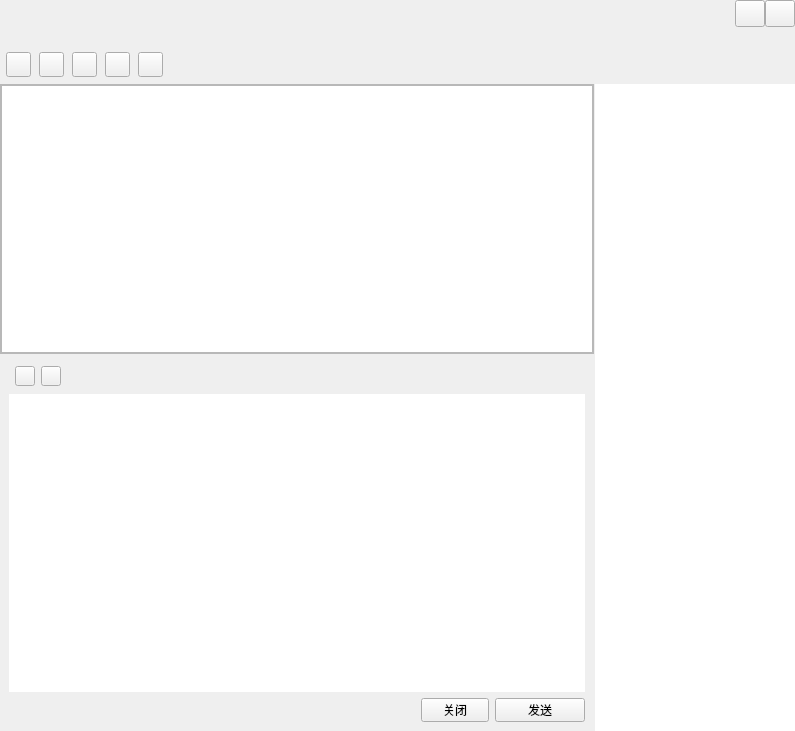
<?xml version="1.0" encoding="UTF-8"?>
<ui version="4.0">
 <class>ChatWindow</class>
 <widget class="QWidget" name="ChatWindow">
  <property name="geometry">
   <rect>
    <x>0</x>
    <y>0</y>
    <width>795</width>
    <height>731</height>
   </rect>
  </property>
  <property name="windowTitle">
   <string>TalkWindow</string>
  </property>
  <layout class="QVBoxLayout" name="verticalLayout_6">
   <property name="spacing">
    <number>0</number>
   </property>
   <property name="leftMargin">
    <number>0</number>
   </property>
   <property name="topMargin">
    <number>0</number>
   </property>
   <property name="rightMargin">
    <number>0</number>
   </property>
   <property name="bottomMargin">
    <number>0</number>
   </property>
   <item>
    <widget class="QWidget" name="titleWidget" native="true">
     <property name="sizePolicy">
      <sizepolicy hsizetype="Expanding" vsizetype="Fixed">
       <horstretch>0</horstretch>
       <verstretch>0</verstretch>
      </sizepolicy>
     </property>
     <property name="minimumSize">
      <size>
       <width>0</width>
       <height>84</height>
      </size>
     </property>
     <property name="maximumSize">
      <size>
       <width>16777215</width>
       <height>84</height>
      </size>
     </property>
     <property name="bottomskin" stdset="0">
      <bool>true</bool>
     </property>
     <layout class="QVBoxLayout" name="verticalLayout">
      <property name="spacing">
       <number>0</number>
      </property>
      <property name="leftMargin">
       <number>6</number>
      </property>
      <property name="topMargin">
       <number>0</number>
      </property>
      <property name="rightMargin">
       <number>0</number>
      </property>
      <property name="bottomMargin">
       <number>0</number>
      </property>
      <item>
       <layout class="QHBoxLayout" name="horizontalLayout">
        <property name="spacing">
         <number>0</number>
        </property>
        <item>
         <widget class="QLabel" name="nameLabel">
          <property name="sizePolicy">
           <sizepolicy hsizetype="Expanding" vsizetype="Fixed">
            <horstretch>0</horstretch>
            <verstretch>0</verstretch>
           </sizepolicy>
          </property>
          <property name="minimumSize">
           <size>
            <width>0</width>
            <height>27</height>
           </size>
          </property>
          <property name="maximumSize">
           <size>
            <width>16777215</width>
            <height>27</height>
           </size>
          </property>
          <property name="font">
           <font>
            <family>AcadEref</family>
            <pointsize>12</pointsize>
           </font>
          </property>
          <property name="text">
           <string/>
          </property>
         </widget>
        </item>
        <item>
         <widget class="QPushButton" name="sysmin">
          <property name="sizePolicy">
           <sizepolicy hsizetype="Fixed" vsizetype="Fixed">
            <horstretch>0</horstretch>
            <verstretch>0</verstretch>
           </sizepolicy>
          </property>
          <property name="minimumSize">
           <size>
            <width>30</width>
            <height>27</height>
           </size>
          </property>
          <property name="maximumSize">
           <size>
            <width>30</width>
            <height>27</height>
           </size>
          </property>
          <property name="focusPolicy">
           <enum>Qt::ClickFocus</enum>
          </property>
          <property name="statusTip">
           <string>最小化</string>
          </property>
          <property name="text">
           <string/>
          </property>
          <property name="iconSize">
           <size>
            <width>30</width>
            <height>30</height>
           </size>
          </property>
         </widget>
        </item>
        <item>
         <widget class="QPushButton" name="sysclose">
          <property name="sizePolicy">
           <sizepolicy hsizetype="Fixed" vsizetype="Fixed">
            <horstretch>0</horstretch>
            <verstretch>0</verstretch>
           </sizepolicy>
          </property>
          <property name="minimumSize">
           <size>
            <width>30</width>
            <height>27</height>
           </size>
          </property>
          <property name="maximumSize">
           <size>
            <width>30</width>
            <height>27</height>
           </size>
          </property>
          <property name="focusPolicy">
           <enum>Qt::ClickFocus</enum>
          </property>
          <property name="statusTip">
           <string>关闭</string>
          </property>
          <property name="text">
           <string/>
          </property>
          <property name="iconSize">
           <size>
            <width>30</width>
            <height>30</height>
           </size>
          </property>
         </widget>
        </item>
       </layout>
      </item>
      <item>
       <widget class="QLabel" name="signLabel">
        <property name="sizePolicy">
         <sizepolicy hsizetype="Expanding" vsizetype="Fixed">
          <horstretch>0</horstretch>
          <verstretch>0</verstretch>
         </sizepolicy>
        </property>
        <property name="maximumSize">
         <size>
          <width>16777215</width>
          <height>20</height>
         </size>
        </property>
        <property name="sizeIncrement">
         <size>
          <width>0</width>
          <height>20</height>
         </size>
        </property>
        <property name="font">
         <font>
          <family>AcadEref</family>
          <pointsize>10</pointsize>
         </font>
        </property>
        <property name="text">
         <string/>
        </property>
       </widget>
      </item>
      <item>
       <widget class="QWidget" name="funWidget" native="true">
        <property name="sizePolicy">
         <sizepolicy hsizetype="Expanding" vsizetype="Expanding">
          <horstretch>0</horstretch>
          <verstretch>0</verstretch>
         </sizepolicy>
        </property>
        <property name="minimumSize">
         <size>
          <width>0</width>
          <height>34</height>
         </size>
        </property>
        <property name="maximumSize">
         <size>
          <width>16777215</width>
          <height>600</height>
         </size>
        </property>
        <layout class="QHBoxLayout" name="horizontalLayout_2">
         <property name="spacing">
          <number>8</number>
         </property>
         <property name="leftMargin">
          <number>0</number>
         </property>
         <property name="topMargin">
          <number>0</number>
         </property>
         <property name="rightMargin">
          <number>6</number>
         </property>
         <property name="bottomMargin">
          <number>0</number>
         </property>
         <item>
          <widget class="QPushButton" name="addtoolbtn">
           <property name="sizePolicy">
            <sizepolicy hsizetype="Fixed" vsizetype="Fixed">
             <horstretch>0</horstretch>
             <verstretch>0</verstretch>
            </sizepolicy>
           </property>
           <property name="minimumSize">
            <size>
             <width>25</width>
             <height>25</height>
            </size>
           </property>
           <property name="maximumSize">
            <size>
             <width>25</width>
             <height>25</height>
            </size>
           </property>
           <property name="text">
            <string/>
           </property>
           <property name="hasborder" stdset="0">
            <bool>true</bool>
           </property>
          </widget>
         </item>
         <item>
          <widget class="QPushButton" name="addhumanBtn">
           <property name="sizePolicy">
            <sizepolicy hsizetype="Fixed" vsizetype="Fixed">
             <horstretch>0</horstretch>
             <verstretch>0</verstretch>
            </sizepolicy>
           </property>
           <property name="minimumSize">
            <size>
             <width>25</width>
             <height>25</height>
            </size>
           </property>
           <property name="maximumSize">
            <size>
             <width>25</width>
             <height>25</height>
            </size>
           </property>
           <property name="text">
            <string/>
           </property>
           <property name="hasborder" stdset="0">
            <bool>true</bool>
           </property>
          </widget>
         </item>
         <item>
          <widget class="QPushButton" name="appBtn">
           <property name="sizePolicy">
            <sizepolicy hsizetype="Fixed" vsizetype="Fixed">
             <horstretch>0</horstretch>
             <verstretch>0</verstretch>
            </sizepolicy>
           </property>
           <property name="minimumSize">
            <size>
             <width>25</width>
             <height>25</height>
            </size>
           </property>
           <property name="maximumSize">
            <size>
             <width>25</width>
             <height>25</height>
            </size>
           </property>
           <property name="text">
            <string/>
           </property>
           <property name="hasborder" stdset="0">
            <bool>true</bool>
           </property>
          </widget>
         </item>
         <item>
          <widget class="QPushButton" name="videoBtn">
           <property name="sizePolicy">
            <sizepolicy hsizetype="Fixed" vsizetype="Fixed">
             <horstretch>0</horstretch>
             <verstretch>0</verstretch>
            </sizepolicy>
           </property>
           <property name="minimumSize">
            <size>
             <width>25</width>
             <height>25</height>
            </size>
           </property>
           <property name="maximumSize">
            <size>
             <width>25</width>
             <height>25</height>
            </size>
           </property>
           <property name="text">
            <string/>
           </property>
           <property name="hasborder" stdset="0">
            <bool>true</bool>
           </property>
          </widget>
         </item>
         <item>
          <widget class="QPushButton" name="toolsetBtn">
           <property name="sizePolicy">
            <sizepolicy hsizetype="Fixed" vsizetype="Fixed">
             <horstretch>0</horstretch>
             <verstretch>0</verstretch>
            </sizepolicy>
           </property>
           <property name="minimumSize">
            <size>
             <width>25</width>
             <height>25</height>
            </size>
           </property>
           <property name="maximumSize">
            <size>
             <width>25</width>
             <height>25</height>
            </size>
           </property>
           <property name="text">
            <string/>
           </property>
           <property name="hasborder" stdset="0">
            <bool>true</bool>
           </property>
          </widget>
         </item>
         <item>
          <spacer name="horizontalSpacer">
           <property name="orientation">
            <enum>Qt::Horizontal</enum>
           </property>
           <property name="sizeHint" stdset="0">
            <size>
             <width>700</width>
             <height>20</height>
            </size>
           </property>
          </spacer>
         </item>
        </layout>
       </widget>
      </item>
     </layout>
    </widget>
   </item>
   <item>
    <widget class="QSplitter" name="splitter">
     <property name="orientation">
      <enum>Qt::Horizontal</enum>
     </property>
     <property name="handleWidth">
      <number>1</number>
     </property>
     <widget class="QSplitter" name="bodySplitter">
      <property name="lineWidth">
       <number>1</number>
      </property>
      <property name="orientation">
       <enum>Qt::Vertical</enum>
      </property>
      <property name="handleWidth">
       <number>1</number>
      </property>
      <property name="childrenCollapsible">
       <bool>false</bool>
      </property>
      <widget class="QWidget" name="bodyWidget" native="true">
       <property name="sizePolicy">
        <sizepolicy hsizetype="Expanding" vsizetype="Expanding">
         <horstretch>0</horstretch>
         <verstretch>0</verstretch>
        </sizepolicy>
       </property>
       <layout class="QVBoxLayout" name="verticalLayout_4">
        <property name="spacing">
         <number>0</number>
        </property>
        <property name="leftMargin">
         <number>0</number>
        </property>
        <property name="topMargin">
         <number>0</number>
        </property>
        <property name="rightMargin">
         <number>0</number>
        </property>
        <property name="bottomMargin">
         <number>0</number>
        </property>
        <item>
         <widget class="QFrame" name="frameWidget">
          <property name="sizePolicy">
           <sizepolicy hsizetype="Expanding" vsizetype="Expanding">
            <horstretch>0</horstretch>
            <verstretch>0</verstretch>
           </sizepolicy>
          </property>
          <property name="frameShape">
           <enum>QFrame::StyledPanel</enum>
          </property>
          <property name="frameShadow">
           <enum>QFrame::Raised</enum>
          </property>
          <property name="lineWidth">
           <number>1</number>
          </property>
          <layout class="QVBoxLayout" name="verticalLayout_3">
           <property name="spacing">
            <number>0</number>
           </property>
           <property name="leftMargin">
            <number>0</number>
           </property>
           <property name="topMargin">
            <number>0</number>
           </property>
           <property name="rightMargin">
            <number>0</number>
           </property>
           <property name="bottomMargin">
            <number>0</number>
           </property>
           <item>
            <widget class="QListWidget" name="listWidget">
             <property name="sizePolicy">
              <sizepolicy hsizetype="Preferred" vsizetype="Preferred">
               <horstretch>0</horstretch>
               <verstretch>0</verstretch>
              </sizepolicy>
             </property>
             <property name="maximumSize">
              <size>
               <width>16777215</width>
               <height>16777215</height>
              </size>
             </property>
             <property name="focusPolicy">
              <enum>Qt::TabFocus</enum>
             </property>
             <property name="horizontalScrollBarPolicy">
              <enum>Qt::ScrollBarAsNeeded</enum>
             </property>
             <property name="selectionMode">
              <enum>QAbstractItemView::NoSelection</enum>
             </property>
            </widget>
           </item>
          </layout>
         </widget>
        </item>
       </layout>
      </widget>
      <widget class="QWidget" name="bottomWidget" native="true">
       <property name="sizePolicy">
        <sizepolicy hsizetype="Expanding" vsizetype="Expanding">
         <horstretch>0</horstretch>
         <verstretch>0</verstretch>
        </sizepolicy>
       </property>
       <property name="minimumSize">
        <size>
         <width>500</width>
         <height>138</height>
        </size>
       </property>
       <property name="maximumSize">
        <size>
         <width>16777215</width>
         <height>600</height>
        </size>
       </property>
       <layout class="QVBoxLayout" name="verticalLayout_2">
        <property name="spacing">
         <number>6</number>
        </property>
        <property name="leftMargin">
         <number>9</number>
        </property>
        <property name="topMargin">
         <number>9</number>
        </property>
        <property name="rightMargin">
         <number>9</number>
        </property>
        <property name="bottomMargin">
         <number>9</number>
        </property>
        <item>
         <widget class="QWidget" name="moduleWidet" native="true">
          <property name="sizePolicy">
           <sizepolicy hsizetype="Expanding" vsizetype="Fixed">
            <horstretch>0</horstretch>
            <verstretch>0</verstretch>
           </sizepolicy>
          </property>
          <property name="minimumSize">
           <size>
            <width>0</width>
            <height>24</height>
           </size>
          </property>
          <property name="maximumSize">
           <size>
            <width>16777215</width>
            <height>24</height>
           </size>
          </property>
          <layout class="QHBoxLayout" name="horizontalLayout_3">
           <property name="spacing">
            <number>6</number>
           </property>
           <property name="leftMargin">
            <number>6</number>
           </property>
           <property name="topMargin">
            <number>0</number>
           </property>
           <property name="rightMargin">
            <number>0</number>
           </property>
           <property name="bottomMargin">
            <number>0</number>
           </property>
           <item>
            <widget class="QPushButton" name="faceBtn">
             <property name="sizePolicy">
              <sizepolicy hsizetype="Fixed" vsizetype="Fixed">
               <horstretch>0</horstretch>
               <verstretch>0</verstretch>
              </sizepolicy>
             </property>
             <property name="minimumSize">
              <size>
               <width>20</width>
               <height>20</height>
              </size>
             </property>
             <property name="maximumSize">
              <size>
               <width>20</width>
               <height>20</height>
              </size>
             </property>
             <property name="text">
              <string/>
             </property>
             <property name="hasborder" stdset="0">
              <bool>true</bool>
             </property>
            </widget>
           </item>
           <item>
            <widget class="QPushButton" name="fileopenBtn">
             <property name="sizePolicy">
              <sizepolicy hsizetype="Fixed" vsizetype="Fixed">
               <horstretch>0</horstretch>
               <verstretch>0</verstretch>
              </sizepolicy>
             </property>
             <property name="minimumSize">
              <size>
               <width>20</width>
               <height>20</height>
              </size>
             </property>
             <property name="maximumSize">
              <size>
               <width>20</width>
               <height>20</height>
              </size>
             </property>
             <property name="text">
              <string/>
             </property>
             <property name="hasborder" stdset="0">
              <bool>true</bool>
             </property>
            </widget>
           </item>
           <item>
            <spacer name="horizontalSpacer_2">
             <property name="orientation">
              <enum>Qt::Horizontal</enum>
             </property>
             <property name="sizeHint" stdset="0">
              <size>
               <width>519</width>
               <height>20</height>
              </size>
             </property>
            </spacer>
           </item>
          </layout>
         </widget>
        </item>
        <item>
         <widget class="QTextEdit" name="textEdit">
          <property name="font">
           <font>
            <pointsize>9</pointsize>
           </font>
          </property>
          <property name="contextMenuPolicy">
           <enum>Qt::NoContextMenu</enum>
          </property>
          <property name="frameShape">
           <enum>QFrame::NoFrame</enum>
          </property>
          <property name="lineWidth">
           <number>1</number>
          </property>
         </widget>
        </item>
        <item>
         <layout class="QHBoxLayout" name="horizontalLayout_4">
          <property name="spacing">
           <number>6</number>
          </property>
          <item>
           <spacer name="horizontalSpacer_3">
            <property name="orientation">
             <enum>Qt::Horizontal</enum>
            </property>
            <property name="sizeHint" stdset="0">
             <size>
              <width>348</width>
              <height>20</height>
             </size>
            </property>
           </spacer>
          </item>
          <item>
           <widget class="QToolButton" name="closeBtn">
            <property name="minimumSize">
             <size>
              <width>68</width>
              <height>24</height>
             </size>
            </property>
            <property name="maximumSize">
             <size>
              <width>68</width>
              <height>24</height>
             </size>
            </property>
            <property name="text">
             <string>关闭</string>
            </property>
           </widget>
          </item>
          <item>
           <widget class="QToolButton" name="sendBtn">
            <property name="minimumSize">
             <size>
              <width>90</width>
              <height>24</height>
             </size>
            </property>
            <property name="maximumSize">
             <size>
              <width>90</width>
              <height>24</height>
             </size>
            </property>
            <property name="text">
             <string>发送</string>
            </property>
           </widget>
          </item>
         </layout>
        </item>
       </layout>
      </widget>
     </widget>
     <widget class="QWidget" name="widget" native="true">
      <property name="sizePolicy">
       <sizepolicy hsizetype="Expanding" vsizetype="Expanding">
        <horstretch>0</horstretch>
        <verstretch>0</verstretch>
       </sizepolicy>
      </property>
      <property name="minimumSize">
       <size>
        <width>200</width>
        <height>0</height>
       </size>
      </property>
      <property name="maximumSize">
       <size>
        <width>200</width>
        <height>10000</height>
       </size>
      </property>
      <layout class="QVBoxLayout" name="verticalLayout_7">
       <property name="spacing">
        <number>0</number>
       </property>
       <property name="leftMargin">
        <number>0</number>
       </property>
       <property name="topMargin">
        <number>0</number>
       </property>
       <property name="rightMargin">
        <number>0</number>
       </property>
       <property name="bottomMargin">
        <number>0</number>
       </property>
       <item>
        <widget class="QScrollArea" name="scrollArea">
         <property name="frameShape">
          <enum>QFrame::NoFrame</enum>
         </property>
         <property name="horizontalScrollBarPolicy">
          <enum>Qt::ScrollBarAlwaysOff</enum>
         </property>
         <property name="sizeAdjustPolicy">
          <enum>QAbstractScrollArea::AdjustToContents</enum>
         </property>
         <property name="widgetResizable">
          <bool>true</bool>
         </property>
         <widget class="QWidget" name="scrollAreaWidgetContents_2">
          <property name="geometry">
           <rect>
            <x>0</x>
            <y>0</y>
            <width>200</width>
            <height>647</height>
           </rect>
          </property>
          <property name="sizePolicy">
           <sizepolicy hsizetype="Expanding" vsizetype="Expanding">
            <horstretch>0</horstretch>
            <verstretch>0</verstretch>
           </sizepolicy>
          </property>
          <layout class="QVBoxLayout" name="verticalLayout_5">
           <property name="spacing">
            <number>0</number>
           </property>
           <property name="leftMargin">
            <number>0</number>
           </property>
           <property name="topMargin">
            <number>0</number>
           </property>
           <property name="rightMargin">
            <number>0</number>
           </property>
           <property name="bottomMargin">
            <number>0</number>
           </property>
           <item>
            <widget class="QTreeWidget" name="treeWidget">
             <property name="sizePolicy">
              <sizepolicy hsizetype="Expanding" vsizetype="Expanding">
               <horstretch>0</horstretch>
               <verstretch>0</verstretch>
              </sizepolicy>
             </property>
             <property name="autoFillBackground">
              <bool>false</bool>
             </property>
             <property name="styleSheet">
              <string notr="true"/>
             </property>
             <property name="frameShape">
              <enum>QFrame::NoFrame</enum>
             </property>
             <property name="horizontalScrollBarPolicy">
              <enum>Qt::ScrollBarAlwaysOff</enum>
             </property>
             <property name="sizeAdjustPolicy">
              <enum>QAbstractScrollArea::AdjustToContents</enum>
             </property>
             <property name="editTriggers">
              <set>QAbstractItemView::AllEditTriggers</set>
             </property>
             <property name="indentation">
              <number>0</number>
             </property>
             <property name="headerHidden">
              <bool>true</bool>
             </property>
             <column>
              <property name="text">
               <string notr="true">1</string>
              </property>
             </column>
            </widget>
           </item>
          </layout>
         </widget>
        </widget>
       </item>
      </layout>
     </widget>
    </widget>
   </item>
  </layout>
 </widget>
 <layoutdefault spacing="6" margin="11"/>
 <resources/>
 <connections/>
</ui>
